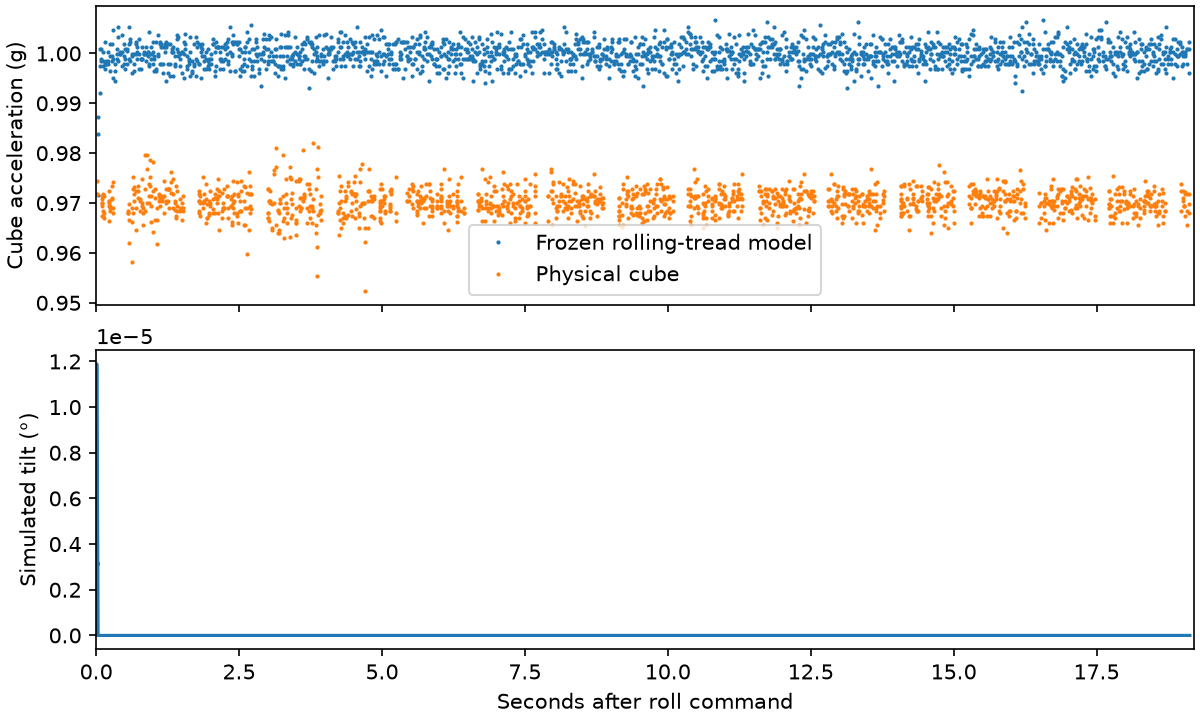

Reproduce this figure in Python.
"""Test the previously frozen rolling-tread fixture against a visually failed approach."""
import csv
from pathlib import Path
import sys
import matplotlib.pyplot as plt
import numpy as np
from scipy.spatial.transform import Rotation

here=Path(__file__).resolve().parent
sys.path.insert(0,str(here.parent/'R8'))
from tread_speed import run,load_rows

cube=next(r for r in load_rows('roll-poses.csv',here) if r['source']=='robot_observed_object' and float(r['sec'])<0)
raw=Rotation.from_quat([float(cube[k]) for k in ('qw','qx','qy','qz')],scalar_first=True)
vertical=raw.inv().apply([0,0,1])
axis=np.eye(3)[np.argmax(abs(vertical))]*np.sign(vertical[np.argmax(abs(vertical))])
correction,_=Rotation.align_vectors([[0,0,1]],[raw.apply(axis)])
rotation=correction*raw
t,tilt,hit,speed,sensor=run(sys.argv[1],.00025,True,here,rotation)
cube_data=np.genfromtxt(here/'cube.csv.gz',names=True,delimiter=',')
zero=next(float(r['sec']) for r in load_rows('actions.csv',here) if r['action']=='roll cube')
time=cube_data['sec']-zero
mask=(time>0)&(time<t[-1])
measured=np.linalg.norm(np.column_stack([cube_data[k] for k in 'xyz'])/8192,axis=1)
packets=[(s,np.frombuffer(b[2:],'<i2').reshape(3,3)/8192) for s,b in sensor.messages]
at=np.repeat([s for s,v in packets],3)
values=np.linalg.norm(np.vstack([v for s,v in packets]),axis=1)
# Drop the first half second of simulated shelf settling from event and peak scoring.
print('contact seconds:',t[hit][:1], 'peak tilt',max(tilt),'end tilt',tilt[-1],
      'taps', [s for s in sensor.taps.events if s>.5], 'peak g sim/physical', max(values[at>.5]), max(measured[mask&(time>.5)]))
fig,ax=plt.subplots(2,1,figsize=(8,4.8),sharex=True,layout='constrained')
ax[0].plot(at,values,'.',ms=2,label='Frozen rolling-tread model')
ax[0].plot(time[mask],measured[mask],'.',ms=2,label='Physical cube');ax[0].legend();ax[0].set_ylabel('Cube acceleration (g)')
ax[1].plot(t,tilt);ax[1].set(xlabel='Seconds after roll command',ylabel='Simulated tilt (°)',xlim=(0,19.2))
fig.savefig(here/'holdout.png',dpi=150)
